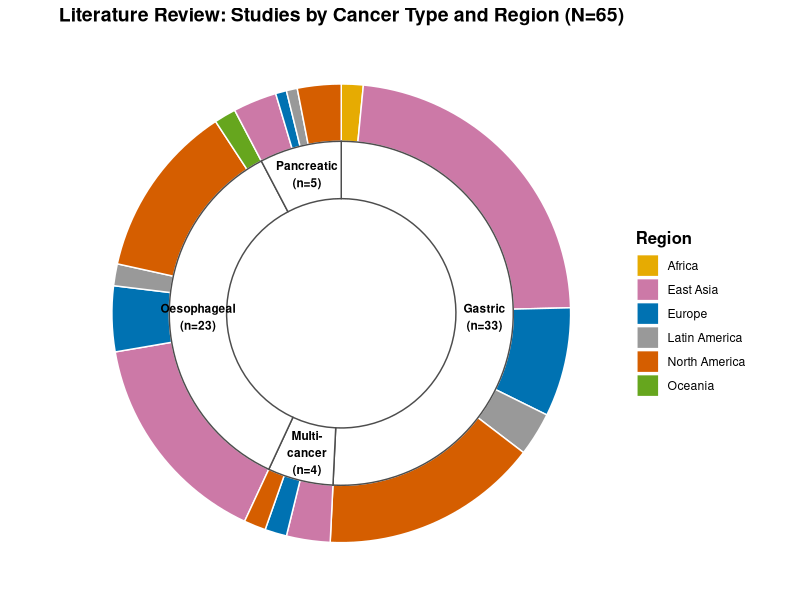

Here is the R script that generated this plot:
library(ggplot2)

# Create assumptional data structure
# You can replace these values with your actual data
# Only include region-cancer combinations that actually exist
data <- data.frame(
  cancer_type = c(
    # Gastric cancer (total: 33)
    rep("Gastric", 5),
    # Oesophageal cancer (total: 23)
    rep("Oesophageal", 5),
    # Pancreatic cancer (total: 5)
    rep("Pancreatic", 4),
    # Multi-cancer (total: 4)
    rep("Multi-cancer", 3)
  ),
  region = c(
    # Gastric regions
    "North America", "East Asia", "Europe", "Latin America", "Africa",
    # Oesophageal regions
    "North America", "East Asia", "Europe", "Latin America", "Oceania",
    # Pancreatic regions
    "North America", "East Asia", "Europe", "Latin America",
    # Multi-cancer regions
    "North America", "East Asia", "Europe"
  ),
  count = c(
    # Gastric cancer by region
    10, 15, 5, 2, 1,
    # Oesophageal cancer by region
    8, 10, 3, 1, 1,
    # Pancreatic cancer by region
    2, 2, 0.5, 0.5,
    # Multi-cancer by region
    1, 2, 1
  )
)

# Calculate totals for cancer types
cancer_totals <- aggregate(count ~ cancer_type, data, sum)
cancer_totals$percentage <- round(cancer_totals$count / sum(cancer_totals$count) * 100, 1)

# Create the nested pie chart
# Inner ring: Cancer types
# Outer ring: Regions within each cancer type

# Prepare data for plotting
data$cancer_type <- factor(data$cancer_type, 
                           levels = c("Gastric", "Oesophageal", "Pancreatic", "Multi-cancer"))

# Calculate cumulative positions for inner pie
cancer_totals$fraction <- cancer_totals$count / sum(cancer_totals$count)
cancer_totals$ymax <- cumsum(cancer_totals$fraction)
cancer_totals$ymin <- c(0, head(cancer_totals$ymax, -1))

# Calculate positions for outer pie
# Must align with inner ring by cancer type
data <- data[order(data$cancer_type, data$region), ]

# Calculate positions within each cancer type
data_list <- list()
for (cancer in unique(data$cancer_type)) {
  # Get data for this cancer type
  cancer_data <- data[data$cancer_type == cancer, ]
  
  # Get the boundaries for this cancer type from cancer_totals
  cancer_info <- cancer_totals[cancer_totals$cancer_type == cancer, ]
  ymin_start <- cancer_info$ymin
  ymax_end <- cancer_info$ymax
  cancer_range <- ymax_end - ymin_start
  
  # Calculate fraction of each region within this cancer type
  cancer_data$fraction_within <- cancer_data$count / sum(cancer_data$count)
  
  # Calculate cumulative positions within this cancer's section
  cancer_data$ymin <- ymin_start + c(0, cumsum(cancer_data$fraction_within[-nrow(cancer_data)])) * cancer_range
  cancer_data$ymax <- ymin_start + cumsum(cancer_data$fraction_within) * cancer_range
  
  data_list[[cancer]] <- cancer_data
}

# Combine back into one dataframe
data <- do.call(rbind, data_list)
rownames(data) <- NULL

# Define colors - only for regions
region_colors <- c("North America" = "#D55E00", "East Asia" = "#CC79A7",
                   "Europe" = "#0072B2", "Latin America" = "#999999", 
                   "Africa" = "#E6AB02", "Oceania" = "#66A61E")

# Create the plot
p <- ggplot() +
  # Outer ring (regions)
  geom_rect(data = data, 
            aes(xmin = 3, xmax = 4, ymin = ymin, ymax = ymax, fill = region),
            color = "white", size = 0.5) +
  # Inner ring (cancer types) - no fill, just white background
  geom_rect(data = cancer_totals,
            aes(xmin = 2, xmax = 3, ymin = ymin, ymax = ymax),
            fill = "white", color = "gray30", size = 0.5) +
  # Add labels for cancer types with line breaks for long names
  geom_text(data = cancer_totals,
            aes(x = 2.5, y = (ymin + ymax)/2, 
                label = paste0(gsub("-", "-\n", cancer_type), "\n(n=", count, ")")),
            size = 3, fontface = "bold") +
  # Convert to polar coordinates
  coord_polar(theta = "y") +
  xlim(c(0, 4)) +
  scale_fill_manual(values = region_colors, name = "Region") +
  theme_void() +
  theme(legend.position = "right",
        legend.title = element_text(face = "bold", size = 12),
        plot.title = element_text(hjust = 0.5, face = "bold", size = 14)) +
  labs(title = "Literature Review: Studies by Cancer Type and Region (N=65)",
       fill = "Category")

print(p)

# Print summary statistics
cat("\n=== Summary Statistics ===\n")
cat("\nBy Cancer Type:\n")
print(cancer_totals[, c("cancer_type", "count", "percentage")])

cat("\nBy Region (across all cancers):\n")
region_totals <- aggregate(count ~ region, data, sum)
region_totals$percentage <- round(region_totals$count / sum(region_totals$count) * 100, 1)
print(region_totals)

cat("\nDetailed breakdown:\n")
print(data[, c("cancer_type", "region", "count")])
